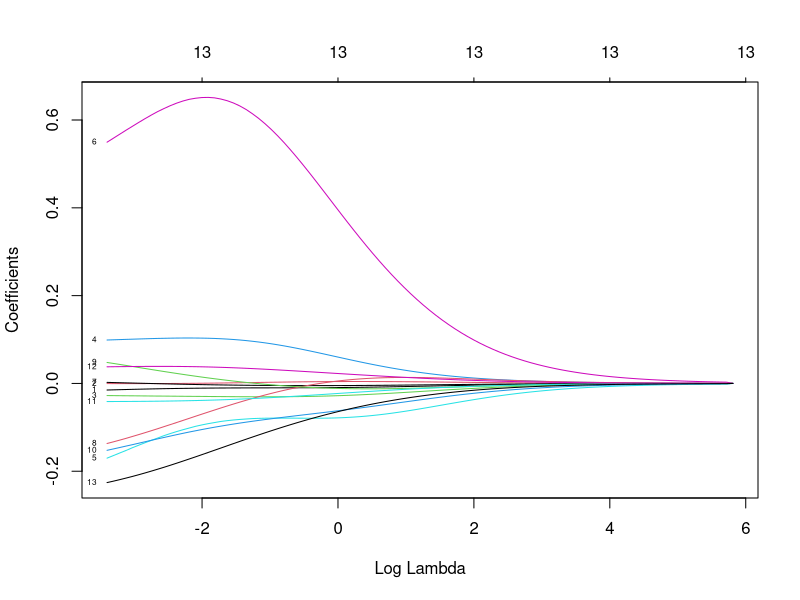
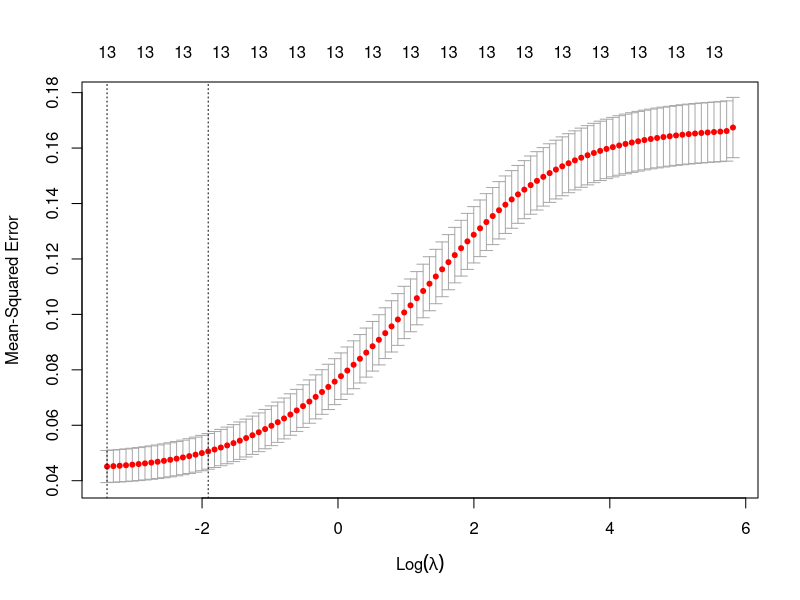
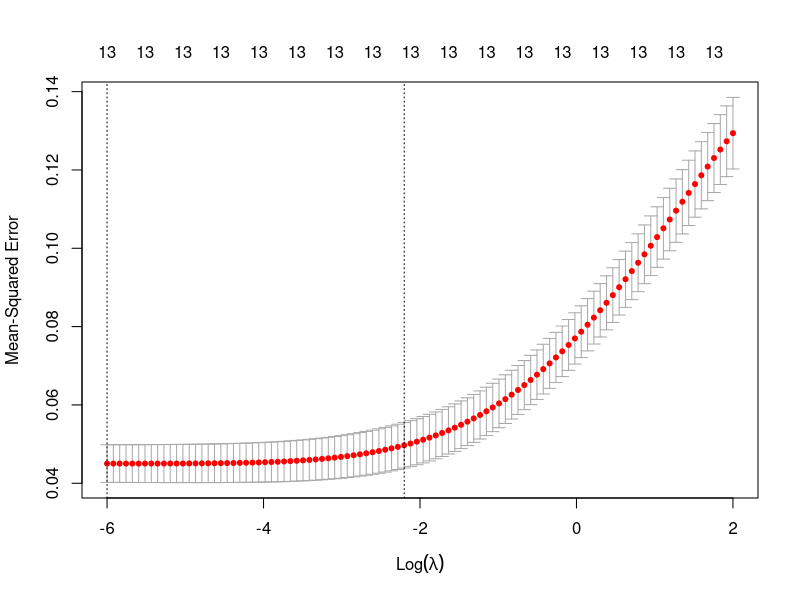
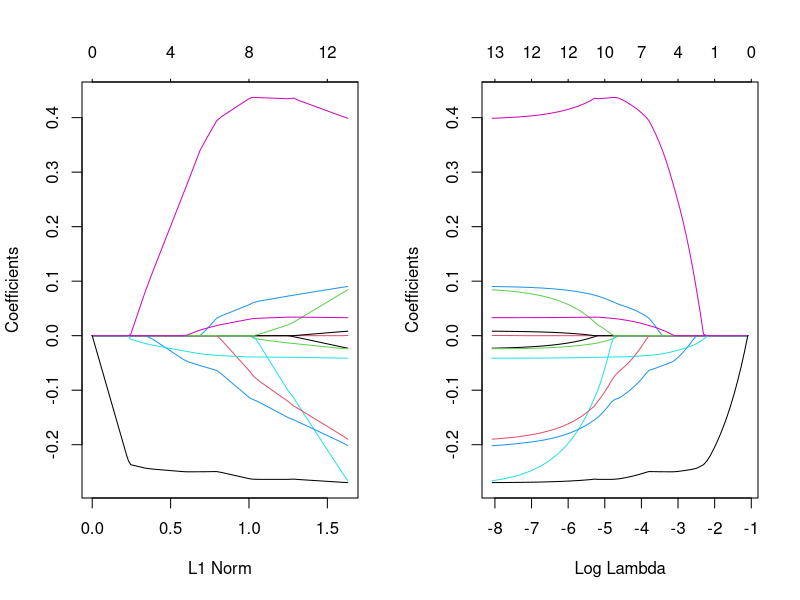
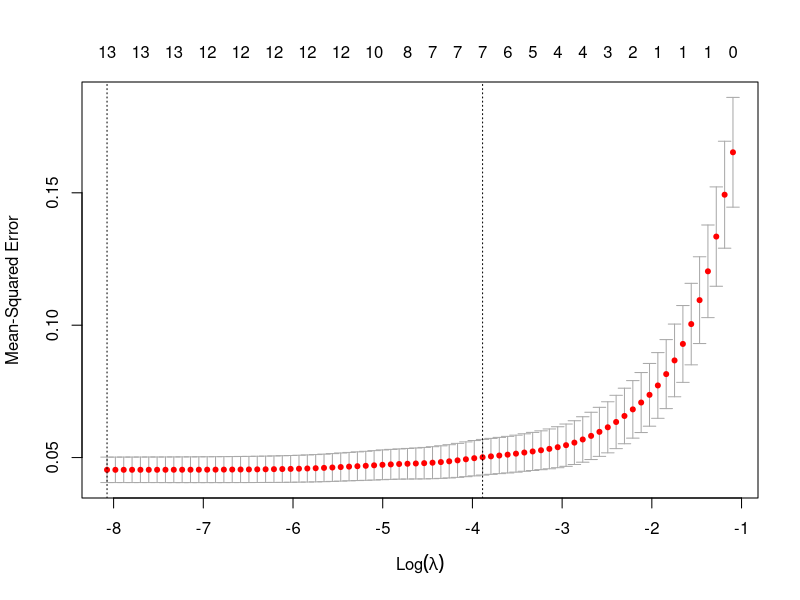
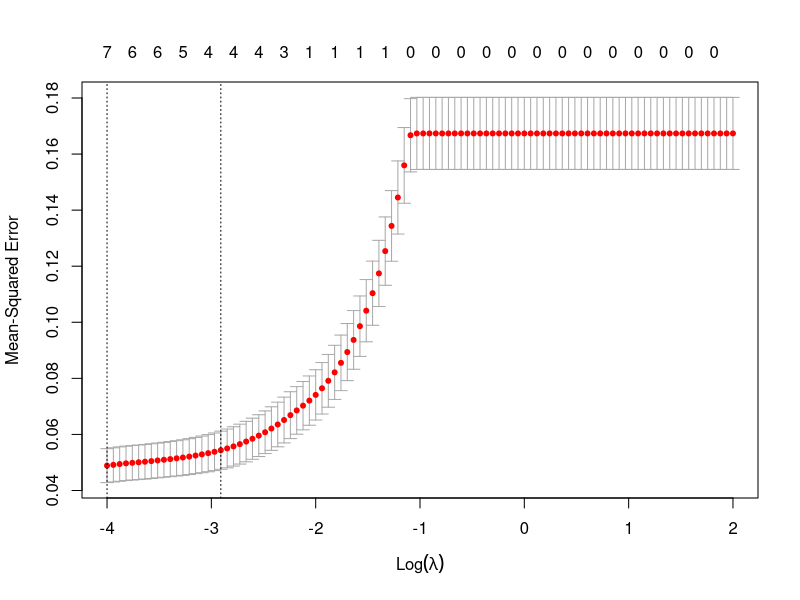

Recreate these plots in R, in order.
mypackages = c("MASS", "glmnet")   # required packages
tmp = setdiff(mypackages, rownames(installed.packages()))  # packages need to be installed
if (length(tmp) > 0) install.packages(tmp)
lapply(mypackages, require, character.only = TRUE)
set.seed(2134)


## Prepare data

myData = Boston
names(myData)[14] = "Y"
iLog = c(1, 3, 5, 6, 8, 9, 10, 14);
myData[, iLog] = log(myData[, iLog]);
myData[, 2] = myData[, 2] / 10;
myData[, 7] = myData[, 7]^2.5 / 10^4
myData[, 11] = exp(0.4 * myData[, 11]) / 1000;
myData[, 12] = myData[, 12] / 100;
myData[, 13] = sqrt(myData[, 13]);

# Move the last column of myData, the response Y, to the 1st column.
myData = data.frame(Y = myData[,14], myData[,-14]);
names(myData)[1] = "Y";
names(myData)

n = dim(myData)[1]; 
p = dim(myData)[2]-1;
X = as.matrix(myData[, -1]);  # some algorithms need the matrix/vector 
Y = myData[, 1];

## Split the data into two parts: 80% for training and 20% for testing
ntest = round(n*0.2)
ntrain = n - ntest;
test.id = sample(1:n, ntest);
Ytest = myData[test.id, 1];

## Full Model

full.model = lm( Y ~ ., data = myData[-test.id, ]);  
Ytest.pred = predict(full.model, newdata= myData[test.id, ]);
sum((Ytest - Ytest.pred)^2)/ntest # averaged MSE on the test set

######### Ridge using glmnet; lambda chosen by 10-fold CV ##########

myridge = glmnet(X[-test.id, ], Y[-test.id], alpha = 0)
plot(myridge, label = TRUE, xvar = "lambda")

## Check the output from glmnet for ridge regression.

summary(myridge)
length(myridge$lambda)  # retrieve the lambda value
dim(myridge$beta)       # coefficients for 13 non-intercept predictors
length(myridge$a0)      # intercept

# the 13 coefficients (including intercept) can also be retrieved using
# coef(myridge)
dim(coef(myridge))

# The two coefficient matrices should be the same
sum((coef(myridge) - rbind(myridge$a0, myridge$beta))^2)

## Ridge regression coefs could change sign along the path

round(myridge$beta[8, ], dig = 2)

## How are the intercepts computed?

k = 2; 

# convoluted way for colMeans(X[-test.id, ])
my.mean = apply(X[-test.id, ], 2, mean)  # 13x1 mean vector for training X
mean(Y[-test.id]) - sum(my.mean * myridge$beta[, k])

myridge$a0[k]  # intercept for lambda = myridge$lambda[k]

# Check whether our intercept formula is true for all intercepts 
# should be close to 0
sum((mean(Y[-test.id]) - my.mean %*% myridge$beta  - myridge$a0)^2)

## Selection lambda by 10-fold CV. The CV results are stored in

cv.out = cv.glmnet(X[-test.id, ], Y[-test.id], alpha = 0) 
plot(cv.out)

# mean CV error
cv.out$cvm

# estimate of standard error of cvm
cv.out$cvsd

#lambda.min: the value of lambda that gives the minimum cvm
#lambda.1se: the largest value of lambda 
#   (i.e., the largest regularization, the smallest df) 
#   whose cvm is within 1 standard error of the cvm of lambda.min.

## Using our own lambda sequence

lam.seq = exp(seq(-6, 2, length=100))
cv.out = cv.glmnet(X[-test.id,], Y[-test.id], alpha=0, lambda=lam.seq)  
plot(cv.out)

## lambda with smallest cvm
cv.out$lambda[which.min(cv.out$cvm)]
cv.out$lambda.min

## lambda.1se lambda within 1 cvm standard error from lambda.min

tmp.id = which.min(cv.out$cvm)
max(cv.out$lambda[cv.out$cvm < cv.out$cvm[tmp.id] + cv.out$cvsd[tmp.id]])
cv.out$lambda.1se

## Evaluate prediction performance

myridge = glmnet(X[-test.id,], Y[-test.id], alpha=0, lambda = lam.seq)
Ytest.pred = predict(myridge, s = cv.out$lambda.1se, newx=X[test.id,])
mean((Ytest.pred - Y[test.id])^2)

Ytest.pred=predict(myridge, s = cv.out$lambda.min, newx=X[test.id,])
mean((Ytest.pred - Y[test.id])^2)


########## Lasso using glmnet; lambda chosen by 10-fold CV. ##########

mylasso = glmnet(X[-test.id,], Y[-test.id], alpha = 1)
summary(mylasso)

par(mfrow = c(1, 2))
plot(mylasso, label=TRUE, xvar = "norm")
plot(mylasso, label=TRUE, xvar = "lambda")

par(mfrow=c(1,1))
mylasso$df

cv.out = cv.glmnet(X[-test.id, ], Y[-test.id], alpha = 1)
plot(cv.out)

## Try our own lambda sequences.

lam.seq =  exp(seq(-4, 2, length=100))
#lam.seq =  exp(seq(-6, -1, length=100))
cv.out2 = cv.glmnet(X[-test.id,], Y[-test.id], alpha = 1, lambda = lam.seq)
plot(cv.out2)

## Check how lambda.min and lambda.1se are computed.

cv.out$lambda.min
tmp.id=which.min(cv.out$cvm)
cv.out$lambda[tmp.id]

cv.out$lambda.1se
max(cv.out$lambda[cv.out$cvm < cv.out$cvm[tmp.id] + cv.out$cvsd[tmp.id]])

## Retrieve Lasso coefficients.

mylasso.coef.min = predict(mylasso, s=cv.out$lambda.min, type="coefficients")
mylasso.coef.1se = predict(mylasso, s=cv.out$lambda.1se, type="coefficients")
cbind(mylasso.coef.min, mylasso.coef.1se)

# number of variables selected (including the intercept)
sum(mylasso.coef.1se != 0)

# names of selected non-intercept variables
# row.names(mylasso.coef.1se)[nonzeroCoef(mylasso.coef.1se)[-1]]
row.names(mylasso.coef.1se)[which(mylasso.coef.1se != 0)][-1]

## Apply the fitted model for prediction on the test data.

mylasso = glmnet(X[-test.id, ], Y[-test.id], alpha = 1)
Ytest.pred = predict(mylasso, s = cv.out$lambda.min, newx = X[test.id,])
mean((Ytest.pred - Y[test.id])^2)

Ytest.pred = predict(mylasso, s = cv.out$lambda.1se, newx = X[test.id,])
mean((Ytest.pred - Y[test.id])^2)

## Refit the model selected by Lasso to reduce bias.

# Variables selected by lambda.1se 
mylasso.coef.1se = predict(mylasso, s = cv.out$lambda.1se, type="coefficients")
var.sel = row.names(mylasso.coef.1se)[which(mylasso.coef.1se != 0)][-1]

var.sel; 

tmp.X = X[, colnames(X) %in% var.sel]
mylasso.refit = coef(lm(Y[-test.id] ~ tmp.X[-test.id, ]))
Ytest.pred = mylasso.refit[1] + tmp.X[test.id,] %*% mylasso.refit[-1]
mean((Ytest.pred - Y[test.id])^2)

























